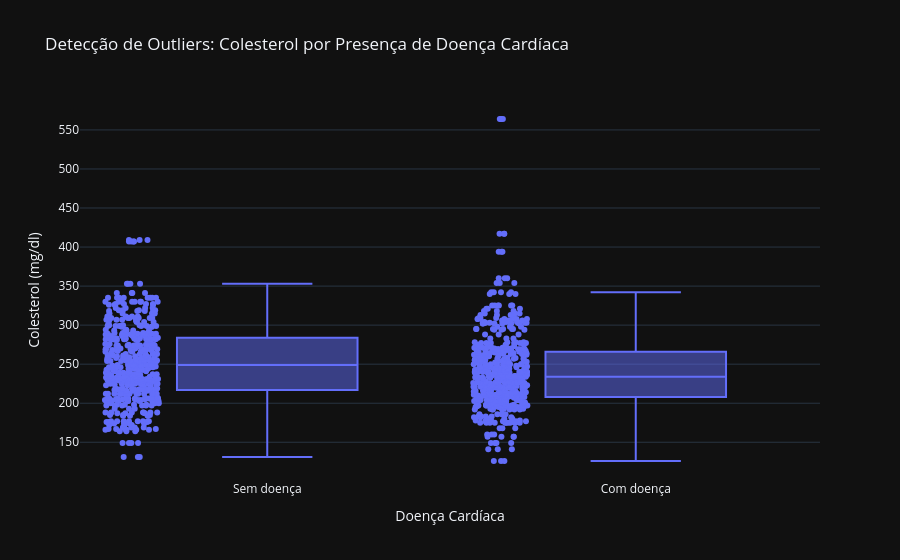

Notebook code for this chart:
### Code cell
import plotly.express as px

fig_box = px.box(
    heart_disease_df,
    x="target",
    y="chol",
    title="Detecção de Outliers: Colesterol por Presença de Doença Cardíaca",
    points="all",
    labels={
        "target": "Doença Cardíaca",
        "chol": "Colesterol (mg/dl)"
    }
)

fig_box.update_xaxes(
    tickvals=[0, 1],
    ticktext=["Sem doença", "Com doença"]
)

fig_box.show()

### Figure 1 — Plotly figure (JSON) as saved in the notebook; plotly's stock layout.template omitted (floating-point values rounded to 4 significant figures; data arrays with more than 128 entries replaced by an {"elided": "..."} marker saying what was removed)
{"data": [{"alignmentgroup": "True", "boxpoints": "all", "hovertemplate": "Doença Cardíaca=%{x}<br>Colesterol (mg/dl)=%{y}<extra></extra>", "legendgroup": "", "marker": {"color": "#636efa"}, "name": "", "notched": false, "offsetgroup": "", "orientation": "v", "showlegend": false, "x": {"elided": "1025 int values"}, "x0": " ", "xaxis": "x", "y": {"elided": "1025 int values"}, "y0": " ", "yaxis": "y", "type": "box"}], "layout": {"xaxis": {"anchor": "y", "domain": [0.0, 1.0], "title": {"text": "Doença Cardíaca"}, "tickvals": [0, 1], "ticktext": ["Sem doença", "Com doença"]}, "yaxis": {"anchor": "x", "domain": [0.0, 1.0], "title": {"text": "Colesterol (mg/dl)"}}, "legend": {"tracegroupgap": 0}, "title": {"text": "Detecção de Outliers: Colesterol por Presença de Doença Cardíaca"}, "boxmode": "group"}}
